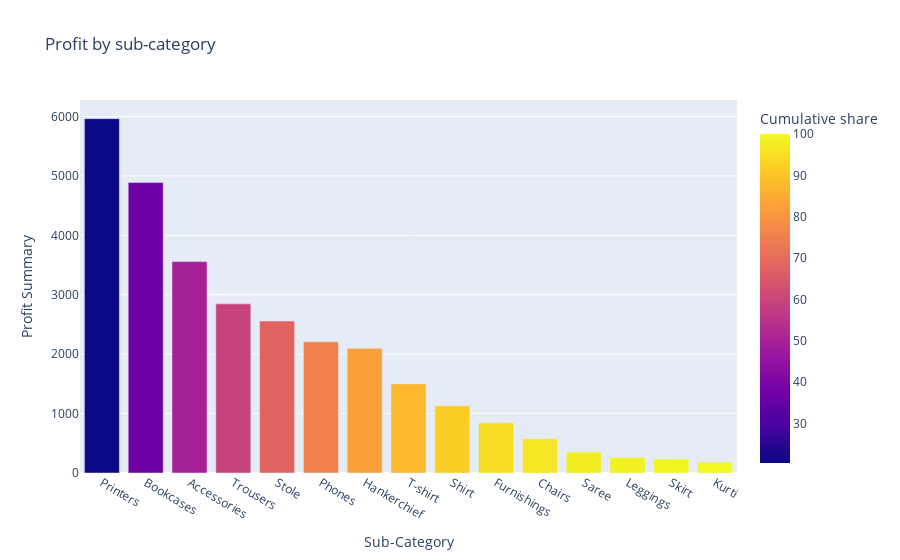

Write notebook code for a chart like this one.
### Code cell
fig = px.bar(orderssub, y='Profit Summary', x='Sub-Category', title='Profit by sub-category', color='Cumulative share')
fig.show()

### Figure 1 — Plotly figure (JSON) as saved in the notebook; plotly's stock layout.template omitted (floating-point values rounded to 4 significant figures)
{"data": [{"alignmentgroup": "True", "hovertemplate": "Sub-Category=%{x}<br>Profit Summary=%{y}<br>Cumulative share=%{marker.color}<extra></extra>", "legendgroup": "", "marker": {"color": [20.42, 37.16, 49.35, 59.1, 67.86, 75.42, 82.6, 87.74, 91.61, 94.5, 96.48, 97.69, 98.58, 99.38, 100], "coloraxis": "coloraxis"}, "name": "", "offsetgroup": "", "orientation": "v", "showlegend": false, "textposition": "auto", "type": "bar", "x": ["Printers", "Bookcases", "Accessories", "Trousers", "Stole", "Phones", "Hankerchief", "T-shirt", "Shirt", "Furnishings", "Chairs", "Saree", "Leggings", "Skirt", "Kurti"], "xaxis": "x", "y": [5964, 4888, 3559, 2847, 2559, 2207, 2098, 1500, 1131, 844, 577, 352, 260, 235, 181], "yaxis": "y"}], "layout": {"barmode": "relative", "coloraxis": {"colorbar": {"title": {"text": "Cumulative share"}}, "colorscale": [[0, "#0d0887"], [0.1111, "#46039f"], [0.2222, "#7201a8"], [0.3333, "#9c179e"], [0.4444, "#bd3786"], [0.5556, "#d8576b"], [0.6667, "#ed7953"], [0.7778, "#fb9f3a"], [0.8889, "#fdca26"], [1, "#f0f921"]]}, "legend": {"tracegroupgap": 0}, "title": {"text": "Profit by sub-category"}, "xaxis": {"anchor": "y", "domain": [0, 1], "title": {"text": "Sub-Category"}}, "yaxis": {"anchor": "x", "domain": [0, 1], "title": {"text": "Profit Summary"}}}}
